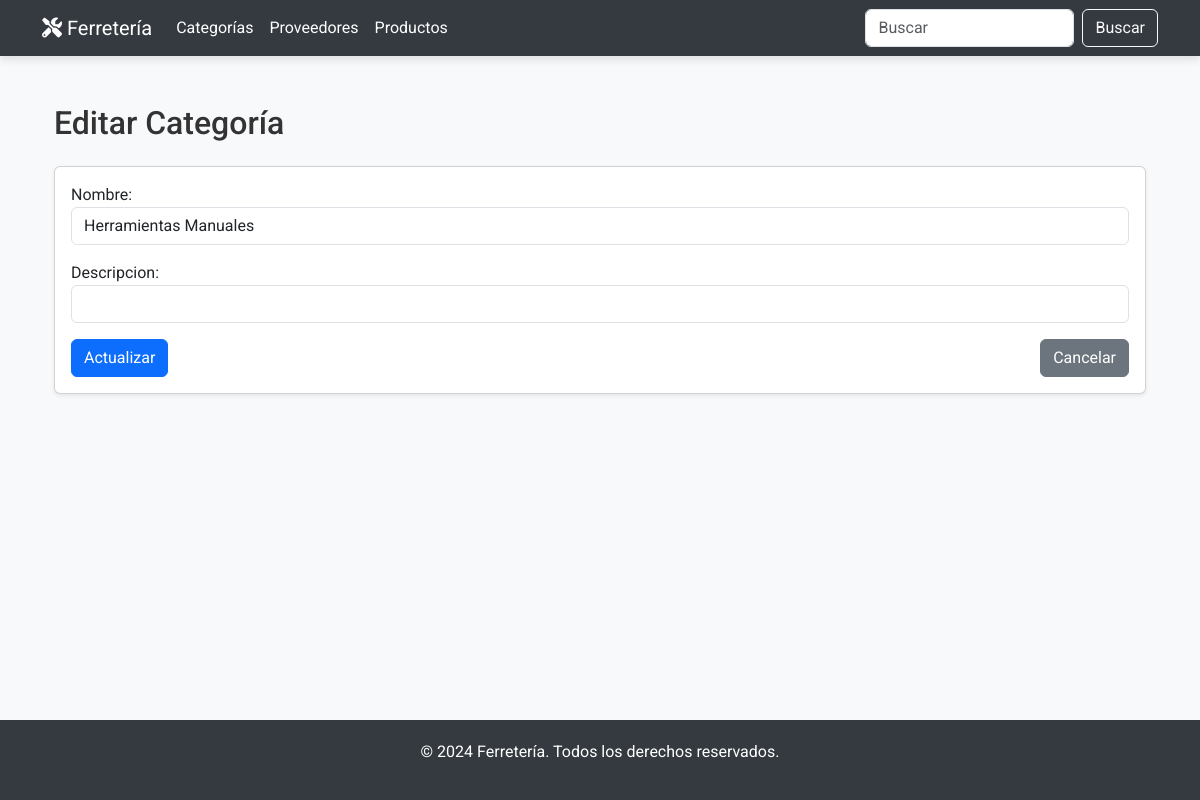
The app's page /categorias/editar/2/, older data.
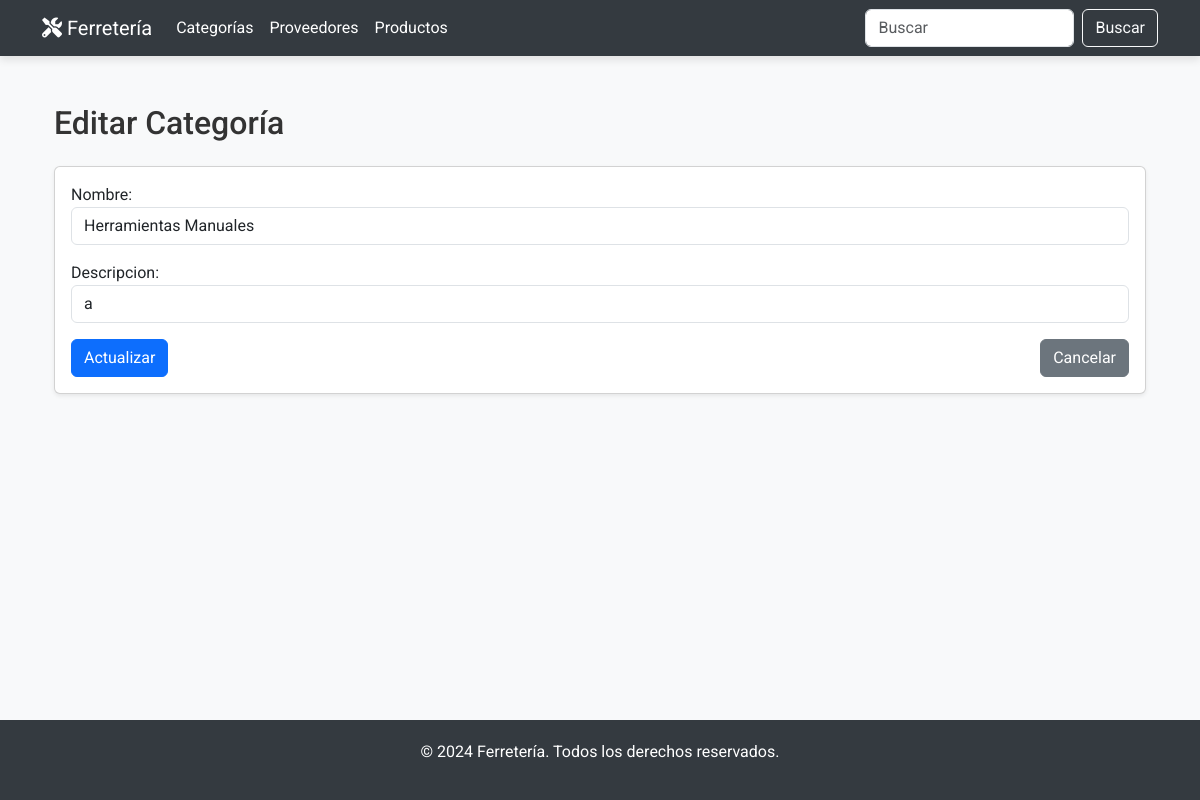
The same page, newer data.
### miAplicacion/models.py (models this page shows, shortened)
class Categoria(models.Model):
    nombre = models.CharField(max_length=50, unique=True)
    descripcion = models.TextField(blank=True, null=True)

### miAplicacion/views.py (the view)
# urls.py: path('categorias/editar/<int:pk>/', views.categoria_update, name='categoria_update'),
def categoria_update(request, pk):
    categoria = get_object_or_404(Categoria, pk=pk)
    if request.method == 'POST':
        form = CategoriaForm(request.POST, instance=categoria)
        if form.is_valid():
            form.save()
            return redirect('categoria_list')
    else:
        form = CategoriaForm(instance=categoria)
    return render(request, 'categorias/categoria_form.html', {'form': form})

### miAplicacion/forms.py
class CategoriaForm(forms.ModelForm):
    class Meta:
        model = Categoria
        fields = ['nombre', 'descripcion']
        widgets = {
            'nombre': forms.TextInput(attrs={'class': 'form-control'}),
            'descripcion': forms.TextInput(attrs={'class': 'form-control'}),
        }

### miAplicacion/templates/categorias/categoria_form.html (shortened to what this page needs)
{% extends 'base.html' %}
{% block content %}
<div class="container my-5">
    <h2 class="mb-4">{% if form.instance.pk %}Editar{% else %}Crear{% endif %} Categoría</h2>
    <div class="card shadow-sm">
        <div class="card-body">
            <form method="post">
                {{ form.as_p }}
                <div class="d-flex justify-content-between">
                    <button type="submit" class="btn btn-primary">
                        {% if form.instance.pk %}Actualizar{% else %}Crear{% endif %}
                    </button>
                    <a href="{% url 'categoria_list' %}" class="btn btn-secondary">Cancelar</a>
                </div>
            </form>
        </div>
    </div>
</div>
{% endblock %}

Row changes from the older to the newer data that the page shows:
changed Categoria "Herramientas Manuales": descripcion (not shown) → "a"
